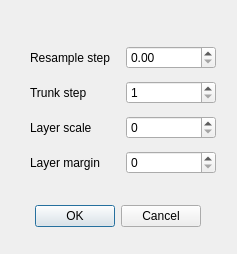
<?xml version="1.0" encoding="UTF-8"?>
<ui version="4.0">
 <class>FlyEmDataFrameOptionDialog</class>
 <widget class="QDialog" name="FlyEmDataFrameOptionDialog">
  <property name="geometry">
   <rect>
    <x>0</x>
    <y>0</y>
    <width>237</width>
    <height>254</height>
   </rect>
  </property>
  <property name="windowTitle">
   <string>Dialog</string>
  </property>
  <widget class="QDialogButtonBox" name="buttonBox">
   <property name="geometry">
    <rect>
     <x>30</x>
     <y>200</y>
     <width>171</width>
     <height>32</height>
    </rect>
   </property>
   <property name="orientation">
    <enum>Qt::Horizontal</enum>
   </property>
   <property name="standardButtons">
    <set>QDialogButtonBox::Cancel|QDialogButtonBox::Ok</set>
   </property>
  </widget>
  <widget class="QWidget" name="layoutWidget">
   <property name="geometry">
    <rect>
     <x>30</x>
     <y>40</y>
     <width>186</width>
     <height>140</height>
    </rect>
   </property>
   <layout class="QVBoxLayout" name="verticalLayout">
    <item>
     <layout class="QHBoxLayout" name="horizontalLayout">
      <item>
       <widget class="QLabel" name="label">
        <property name="text">
         <string>Resample step</string>
        </property>
       </widget>
      </item>
      <item>
       <widget class="QDoubleSpinBox" name="resampleStepSpinBox">
        <property name="maximum">
         <double>9000.000000000000000</double>
        </property>
       </widget>
      </item>
     </layout>
    </item>
    <item>
     <layout class="QHBoxLayout" name="horizontalLayout_2">
      <item>
       <widget class="QLabel" name="label_2">
        <property name="text">
         <string>Trunk step</string>
        </property>
       </widget>
      </item>
      <item>
       <widget class="QSpinBox" name="trunkStepSpinBox">
        <property name="minimum">
         <number>1</number>
        </property>
        <property name="maximum">
         <number>9999</number>
        </property>
       </widget>
      </item>
     </layout>
    </item>
    <item>
     <layout class="QHBoxLayout" name="horizontalLayout_3">
      <item>
       <widget class="QLabel" name="label_3">
        <property name="text">
         <string>Layer scale</string>
        </property>
       </widget>
      </item>
      <item>
       <widget class="QSpinBox" name="layerScaleSpinBox">
        <property name="maximum">
         <number>999999</number>
        </property>
       </widget>
      </item>
     </layout>
    </item>
    <item>
     <layout class="QHBoxLayout" name="horizontalLayout_4">
      <item>
       <widget class="QLabel" name="label_4">
        <property name="text">
         <string>Layer margin</string>
        </property>
       </widget>
      </item>
      <item>
       <widget class="QSpinBox" name="layerMarginSpinBox">
        <property name="maximum">
         <number>9999</number>
        </property>
       </widget>
      </item>
     </layout>
    </item>
   </layout>
  </widget>
 </widget>
 <resources/>
 <connections>
  <connection>
   <sender>buttonBox</sender>
   <signal>accepted()</signal>
   <receiver>FlyEmDataFrameOptionDialog</receiver>
   <slot>accept()</slot>
   <hints>
    <hint type="sourcelabel">
     <x>248</x>
     <y>254</y>
    </hint>
    <hint type="destinationlabel">
     <x>157</x>
     <y>274</y>
    </hint>
   </hints>
  </connection>
  <connection>
   <sender>buttonBox</sender>
   <signal>rejected()</signal>
   <receiver>FlyEmDataFrameOptionDialog</receiver>
   <slot>reject()</slot>
   <hints>
    <hint type="sourcelabel">
     <x>316</x>
     <y>260</y>
    </hint>
    <hint type="destinationlabel">
     <x>286</x>
     <y>274</y>
    </hint>
   </hints>
  </connection>
 </connections>
</ui>
